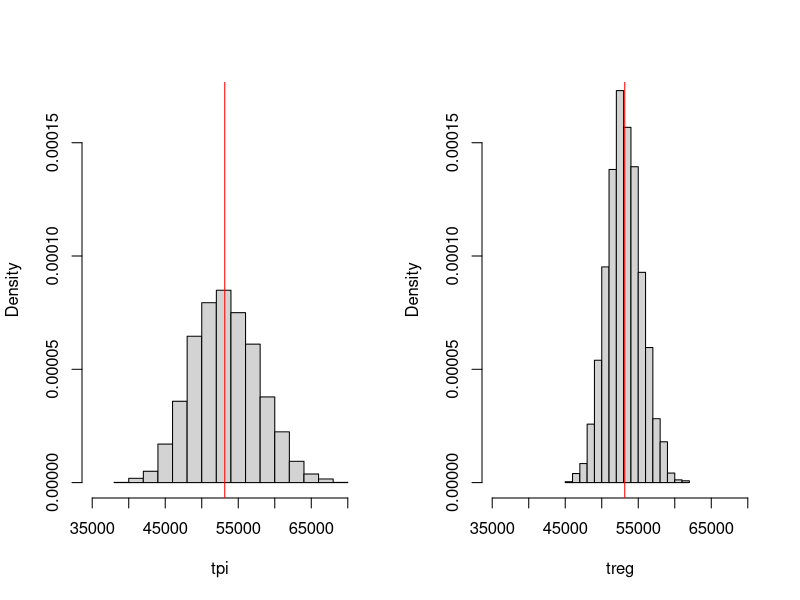
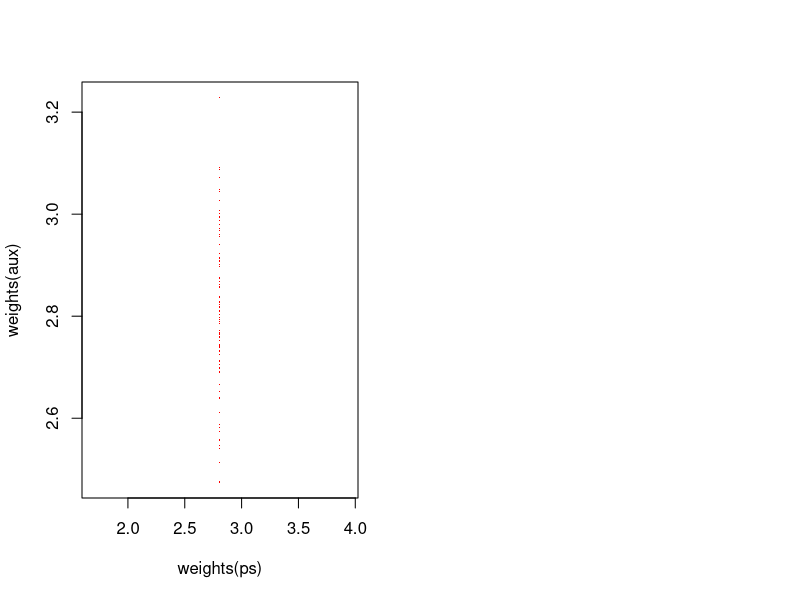

Source code (R) for these figures, in order:
##################################
#### ESTIMADORES DE REGRESIÓN ####
##################################

# R code from vignette source 'Survey.Rnw'
# Encoding: ISO8859-1

library(survey)
MU281 <- read.table("MU281.txt", header=TRUE)
MU281[1:5,]
dim(MU281)
N <- nrow(MU281)
k <- seq(1, N)
fpc <- rep(N, N)
U <- data.frame(k, MU281$RMT85, MU281$CS82, MU281$SS82, fpc)
nombres <- c("k", "y", "x.1", "x.2", "N")
colnames(U) <- nombres
U[1:5,]
t.y.U <- sum(U$y)
t.x1.U <- sum(U$x.1)
t.x2.U <- sum(U$x.2)
t.x.U <- matrix(c(N, t.x1.U, t.x2.U))
t.y.U
t.x.U
n <- 100
pw <- rep(n/N, N)
set.seed(48182)
s <- sample(seq(1,N), n, replace = FALSE, prob = pw)
datos <- U[s,]
ps <- svydesign(id=~1, data=datos, fpc=~N)
summary(ps)
svytotal(~y, ps)

# \hat{t_{y_{pi}}}
r <- ftable(svytotal(~y, ps))
est <- r[1]
des <- r[2]
ra1 <- svyratio(~y, ~x.1, ps)
pop <- data.frame(x.1=t.x1.U) 
predict(ra1, pop$x.1)

# \hat{t_{y_{ra}_{x_1}}}

# Responde al modelo: y_k = beta*x_k1 + epsilon_k 
# con V(epsilon_k) = sigma^2 * x_k1

ra2 <- svyratio(~y, ~x.2, ps)
pop <- data.frame(x.2=t.x2.U) 
predict(ra2, pop$x.2)
# \hat{t_{y_{ra}_{x_2}}}

# Responde al modelo: y_k = beta*x_k2 + epsilon_k 
# con V(epsilon_k) = sigma^2 * x_k2

reg1 <- svyglm(y ~ x.1, ps)
summary(reg1)
pop <- data.frame(x.1=t.x1.U) 
predict(reg1, newdata=pop, total=N)

summary(lm(y ~ x.1, data=datos))

# Las diferencias entre svylm y lm es peque?a debido al dise?o, pero lm no corrige por poblaci?n finita.
# Responde al modelo: y_k = alpha + beta*x_k1 + epsilon_k 
# con V(epsilon_k) = sigma^2

reg2 <- svyglm(y ~ x.2, ps)
summary(reg2)
pop <- data.frame(x.2=t.x2.U) 
predict(reg2, newdata=pop, total=N)

summary(lm(y ~ x.2, data=datos))

# Las diferencias entre svylm y lm es peque?a debido al dise?o, pero lm no corrige por poblaci?n finita.
# Responde al modelo: y_k = alpha + beta * x_k2 + epsilon_k 
# con V(epsilon_k) = sigma^2


# Ahora con x_2 pero sin constante
reg2 <- svyglm(y ~ x.2 - 1, ps)
summary(reg2)
pop <- data.frame(x.2=t.x2.U) 
predict(reg2, newdata=pop, total=N)

# Responde al modelo: y_k = beta * x_k2 + epsilon_k 
# con V(epsilon_k) = sigma^2


reg12 <- svyglm(y ~ x.1 + x.2, ps)
summary(reg12)
pop <- data.frame(x.1=t.x1.U, x.2=t.x2.U) 
predict(reg12, newdata=pop, total=N)

# t_y_reg_x1;x2

# Responde al modelo: y_k = alpha + beta_1 * x_k1 + beta_2 * x_k2 + epsilon_k 
# con V(epsilon_k) = sigma^2

y.s <- as.matrix(datos$y)

tpi <- (N/n)*sum(y.s)
tpi
vpi <- N^2*(1-n/N)*(1/n)*var(y.s)
sqrt(vpi)

x.s <- as.matrix(rbind(1, datos$x.1, datos$x.2))

T_hat <- (N/n)*x.s%*%t(x.s)
t_hat <- (N/n)*x.s%*%y.s
b_hat <- solve(T_hat)%*%t_hat

treg <- t(t.x.U) %*% b_hat
treg

e.k.s <- y.s - t(x.s)%*%b_hat

vreg1 <- (N^2/n)*(1 - n/N)*var(e.k.s)
sqrt(vreg1)

# Survey usa los g_k_s, por eso no dan iguales. En este caso estoy fijando las g_k_s en 1.

t.x.s <- as.matrix(apply((N/n)*x.s, 1, sum)) #Los gks
g.k.s <- t(1 + t((t.x.U - t.x.s)) %*% solve(T_hat) %*% x.s)

#Funcionan los gks?
(N/n)*sum(y.s*g.k.s)
(N/n)*apply(x.s%*%g.k.s, 1, sum)

#Var con los gks
vreg2 <- (N^2/n)*(1-n/N)*(n-1)^(-1)*sum(c((e.k.s)^2)*(g.k.s^2))
sqrt(vreg2)

R <- 5000
tpi <- rep(0, R)
vtpi <- rep(0, R)
treg <- rep(0, R)
vreg1 <- rep(0, R)
vreg2 <- rep(0, R)

set.seed(987654321)
for (i in 1:R){
  s <- sample(seq(1, N), n, replace=FALSE, prob=pw)
  y.s <- as.matrix(U[s,"y"]) 
  tpi[i] <- (N/n)*sum(y.s)
  vtpi[i] <- N^2*(1-n/N)*(1/n)*var(y.s)
  x.s <- as.matrix(rbind(1, U[s, "x.1"], U[s, "x.2"]))
	T_hat <- (N/n)*x.s%*%t(x.s)
  t_hat <- (N/n)*x.s%*%y.s
  b_hat <- solve(T_hat)%*%t_hat
  treg[i] <- t(t.x.U)%*%b_hat #(6.5.5)
  
  #Var sin gks
  e.k.s <- y.s - t(x.s)%*%b_hat
  vreg1[i] <- (N^2/n)*(1-n/N)*var(e.k.s)
	
  #Los gks
  t.x.s <- as.matrix(apply((N/n)*x.s, 1, sum))
  g.k.s <- t(1 + t((t.x.U - t.x.s))%*%solve(T_hat)%*%x.s)
  
  #Var con gks
  vreg2[i] <- (N^2/n)*(1-n/N)*(n-1)^(-1)*sum(c((e.k.s)^2)*(g.k.s^2))
}

a11 <- mean(tpi)*10^-4
a12 <- var(tpi)*10^-8
a14 <- mean(vtpi)*10^-8

a61 <- mean(treg)*10^-4
a62 <- var(treg)*10^-8
a63 <- mean(vreg2)*10^-8
a64 <- mean(vreg1)*10^-8

par(mfrow=c(1, 2))
hist(tpi, ylim=c(0, 0.00017), xlim=c(35000, 70000), main="", freq=F)
abline(v=t.y.U, col="red")
hist(treg, ylim=c(0, 0.00017), xlim=c(35000, 70000), main="", freq=F)
abline(v=t.y.U, col="red")

aux <- calibrate(design=ps, y ~ x.1 + x.2, pop=as.vector(c(N, as.matrix(pop))))
summary(aux)

svytotal(~y, aux)
plot(weights(ps), weights(aux), col="red", alpha=0.1, pch=".")

################################
#### FIN DE LA PROGRAMACI?N ####
################################
